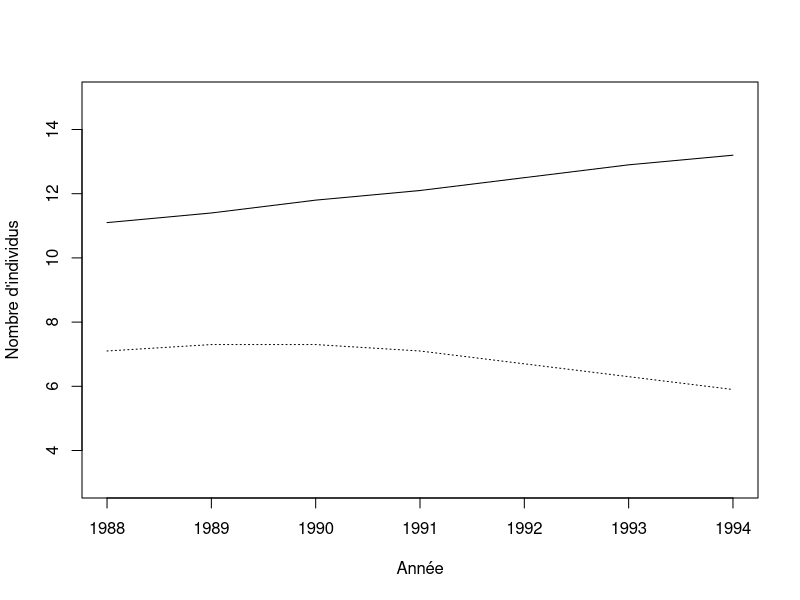
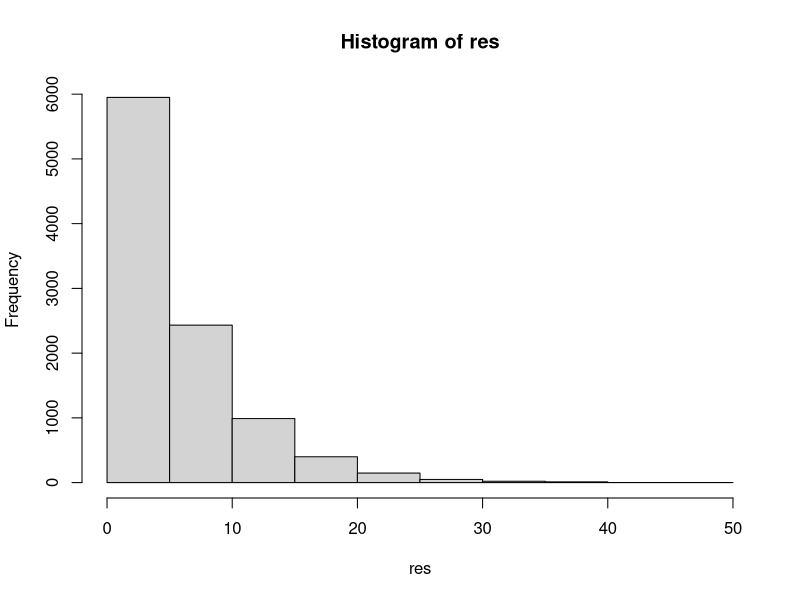
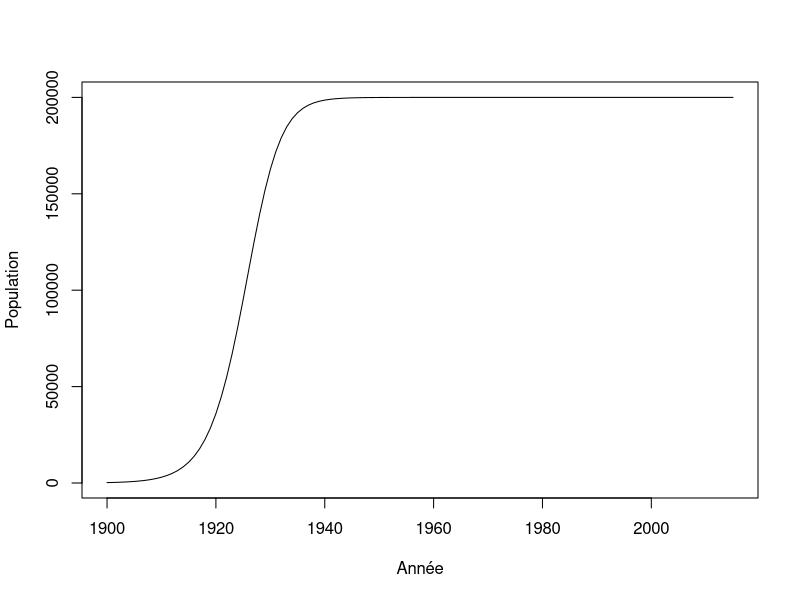
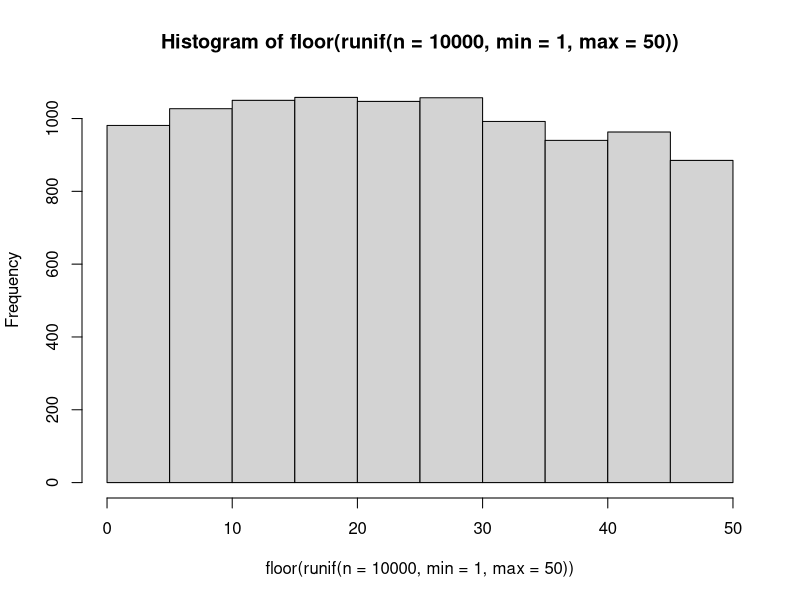
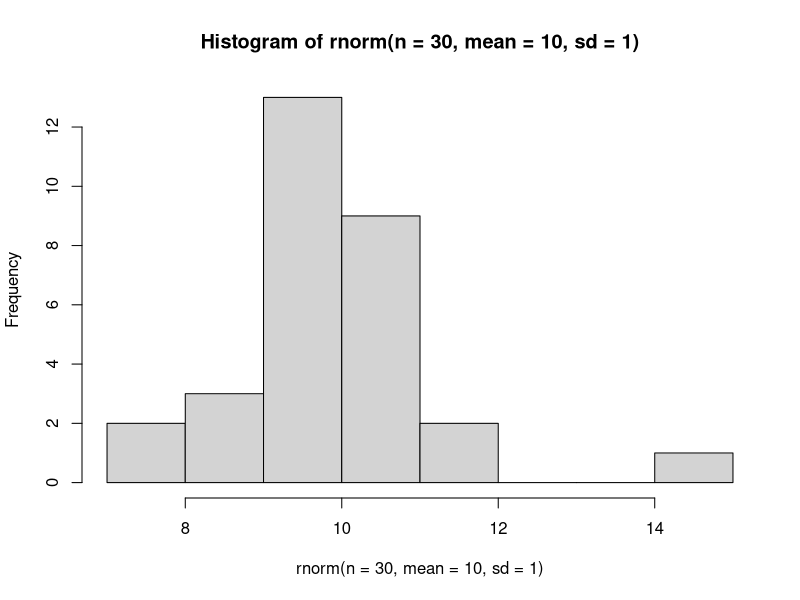
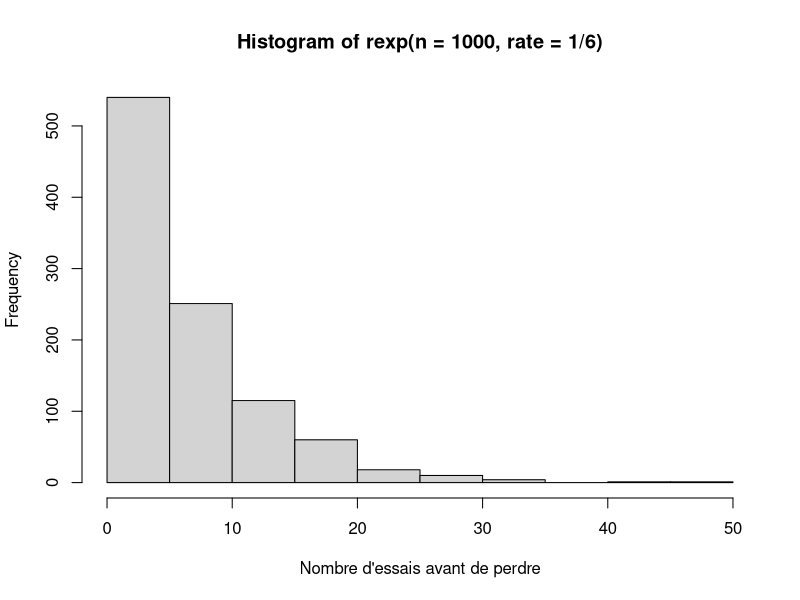
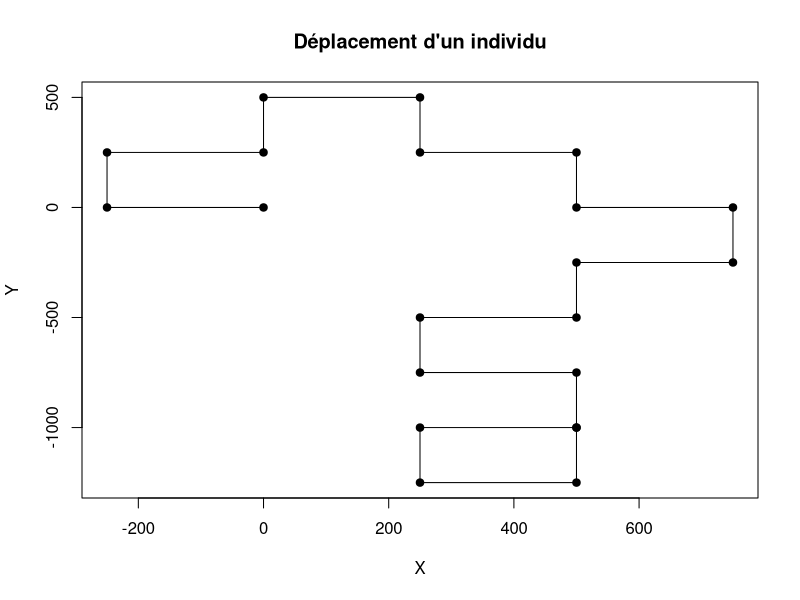
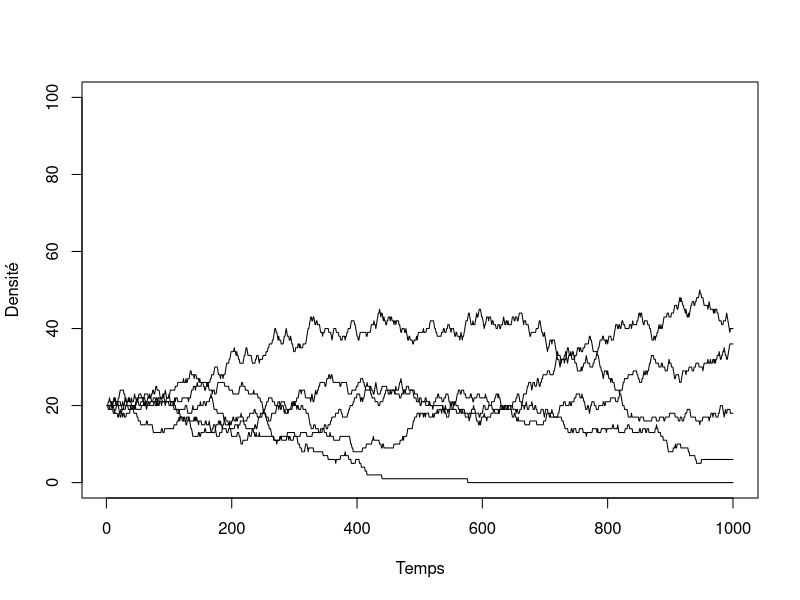

Recreate these plots in R, in order.
## ---- chunk 1
donnees <- matrix(nr = 7, nc = 2)
donnees[,1] <- c(11.1,11.4,11.8,12.1,12.5,12.9,13.2) #Cameroun
donnees[,2] <- c(7.1,7.3,7.3,7.1,6.7,6.3,5.9) #Rwanda
an <- c(1988:1994)
donnees
## ---- chunk 2
plot(an, donnees[,1], type = "l", xlab = "Année", ylab = "Nombre d'individus", ylim=c(3,15), cex=2)
lines(an, donnees[,2], lty = 3)
## ---- chunk 3
lambda <- matrix(nrow = 6, ncol = 2)
lambda[1,1] <- (donnees[2,1] - donnees[1,1]) / donnees[1,1]
## ---- chunk 4
lambda[2,1] <- (donnees[3,1] - donnees[2,1]) / donnees[2,1]
## ---- chunk 5
depart <- 1
fin <- 5
for(etape in depart:fin) {
    print(etape)
}
## ---- chunk 6
for(etape in c("Bonjour", "programmeurs", "en R")) {
    print(etape)
}
## ---- chunk 7
for(etape in 1:5) {
    print(etape*2)
}
## ---- chunk 8
for(C in -50:100) {
    cat("Pour C = ",C," on obtient F = ",1.8*C + 32, '\n')
}
## ---- chunk 9
test <- runif(5, 0,1)
for(etape in 1:5) {
    print(test[etape])
}
## ---- chunk 10
for(etape in 1:8) {
    cat("À l'étape", etape, ", la boucle est complétée à", etape/8*100, "%.", '\n')
}
## ---- chunk 11
n <- 1
for(etape in -2:5) {
    cat("etape = ",etape, " n = ",n, '\n')
    n <- n + 1
}
## ---- chunk 12
n <- 1
for(etape in 1:10) n <- n*etape
n
## ---- chunk 13
ma_matrice <- matrix(nrow = 5, ncol = 3)
n <- 1
for(i in 1:5) {
    for(j in 1:3) {
        ma_matrice[i,j] <- n
        n <- n + 1
    }
}
ma_matrice
## ---- chunk 14
piece <- c("pile","face")
combinaison = "face-face"
while(combinaison != "pile-pile") {
    essai1 <- sample(piece, 1)
    essai2 <- sample(piece, 1)
    combinaison <- paste(essai1, "-" , essai2, sep = "")
    print(combinaison)
}
## ---- chunk 15
de <- c(1:6)
n_test <- 10000
res <- numeric(n_test)
for(i in 1:n_test) {
	n <- 0
	face <- 0
	while(face != 1) {
		face <- sample(de,1)
		n <- n + 1
	}
	res[i] <- n
}
mean(res)
## ---- chunk 16
hist(res)
## ---- chunk 17
r <- 0.3
N <- 220
K <- 200000
step <- 1
while(N < K/2) {
    N <- N + r * N * (1 - N/K)
    step <- step + 1
}
step
## ---- chunk 18
r <- 0.3
K <- 200000
n_steps <- 115
N <- numeric(n_steps+1)
N[1] <- 220

for(i in 2:(n_steps+1)) {
    N[i] <- N[i-1] + r * N[i-1] * (1 - N[i-1]/K)
}
N[25:30]
## ---- chunk 19
plot(c(1900:2015), N, type = "l", xlab = "Année", ylab = "Population")
## ---- chunk 20
X <- runif(n = 10)
res <- numeric(10)
for(i in 1:10) {
    if(X[i] < 0.3) {
        res[i] <- "plus petit"
    }
    else {
        res[i] <- "plus grand"
    }
}
cbind(X,res)
## ---- chunk 21
res2 <- numeric(10)
for(i in 1:10) {
    if(X[i] > 0.2 & X[i] < 0.6) {
        res2[i] <- "oui"
    }
    else {
        res2[i] <- "non"
    }
}
cbind(X,res2)
## ---- chunk 22
res2 <- numeric(10)
res2[X > 0.2 & X < 0.6] <- "oui"
res2[X < 0.2 | X > 0.6] <- "non"
cbind(X,res2)
## ---- chunk 23
tri <- function(x){
	# Calcul de la dimension du vecteur
	taille <- length(x)
	ordre <- "NON"
	# Boucle qui tourne jusqu'à ce que tout soit en ordre
	while(ordre == "NON") {
		ordre <- "OUI"
		# Boucle qui passe tous les éléments en paires
		for(i in 1:(taille-1)) {
			if(x[i+1] < x[i]) {
				# Inversion des deux lettres
				x[c(i,i+1)] <- x[c(i+1,i)]
				# Comme un changement a été fait, l'ordre
				# n'est pas encore garanti
				ordre <- "NON"
			}
		}
	}
	return(x)
}
tri(c("E", "Z", "F", "C", "D"))

## ---- chunk 24
valeurs <- c("2", "3", "4", "5", "6", "7", "8", "9", "10", "valet", "reine", "roi", "as")
couleurs <- rep(c("pique", "trèfle", "carreau", "coeur"),each = 13)
cartes <- paste(valeurs,"-",couleurs)
tirage <- function(n, cartes) {
    sample(x = cartes, size = n, replace = FALSE)
}
tirage(3, cartes)
## ---- chunk 25

scrabble <- read.table(file = "./donnees/lettres.txt", header=TRUE, sep = " ")
res <- sample(scrabble[,1],7)
res

## ---- chunk 26
hist(floor(runif(n = 10000, min = 1, max = 50)))
## ---- chunk 27
hist(rnorm(n = 30, mean = 10, sd = 1))
## ---- chunk 28
rbinom(n = 10, size = 1, prob = 0.5)
## ---- chunk 29
rmultinom(n = 3, size = 1, prob = rep(1/6, 6))
## ---- chunk 30
hist(rexp(n = 1000, rate = 1/6),
xlab = "Nombre d'essais avant de perdre")
## ---- chunk 31
set.seed(1)
p <- 0.55
alea <- runif(n = 1, min = 0, max = 1)
if(alea < p) res = "pile" else res = "face"
res
## ---- chunk 32
set.seed(1)
## ---- chunk 33

X <- runif(n = 10000, min = 0, max = 1)
p <- 0.2
res <- numeric(length = 10000)
res[X<p] <- 1
sum(res)

X <- runif(n = 10000, min = 0, max = 1)
p <- 0.2
res <- numeric(length = 10000)
res[X<p] <- 1
sum(res)

10000*p
## ---- chunk 34
# Fonction qui permet de modifier la direction de marche de la personne
#
# ENTREES:
#   DirectionDepart:    la direction vers laquelle la personne se deplace pour le moment.
#   Probabilite:        un vecteur contenant les probabilites d'aller dans l'une ou l'autre des directions. 
#                       Probabilite = c(ProbabiliteGauche, ProbabiliteDroite)
#
# SORITES:
#   NouvelleDirection:  la direction vers laquelle la personne va se deplacer au prochain carrefour.
#
ChangerDirection = function(DirectionDepart, Probabilite){
  
  # A COMPLETER: Mettre la condition pour tourner a gauche
  if(runif(1,0,1) < Probabilite[1]){ # <-- Manque du code
    # On tourne a gauche
    NouvelleDirection = DirectionDepart - pi/2
  }
  else{
    # On tourne a droite
    NouvelleDirection = DirectionDepart + pi/2
  }
  
  return(NouvelleDirection)
  
}

# Fonction qui permet de calculer les nouvelles coordonnees de la personne suite a un deplacement
#
# ENTREES:
#   PositionCourante:   un vecteur contenant la position de la personne pour le moment.
#                       PositionCourante = c(PositionX, PositionY)
#   Direction:          la direction vers laquelle la personne va se deplacer.
#
# SORITES:
#   NouvellePosition:   un vecteur contenant la position de la personne apres son deplacement.
#                       NouvellePosition = c(NouvellePositionX, NouvellePositionY)
#
Deplacement = function(PositionCourante, Direction){
  
  # A COMPLETER: Calcul des nouvelles coordonnées
  NouvellePositionX = PositionCourante[1] + sin(Direction)*250 # <-- Manque du code
  NouvellePositionY = PositionCourante[2] + cos(Direction)*250 # <-- Manque du code
  
  # On place les nouvelles positions pour chacune des coordonnees dans un vecteur
  NouvellePosition = c(NouvellePositionX, NouvellePositionY)
  
  return(NouvellePosition)
}
## ---- chunk 35
# ChangerDirection = function(DirectionDepart, Probabilite){...}
# Deplacement = function(PositionCourante, Direction){...}

nsteps = 20
xy = matrix(0,nrow = 21, ncol = 2)
xy[1,] = c(0,0)
direction = 0
probabilite = c(0.5,0.5)
set.seed(2)
for(step in 2:(nsteps+1)) {
  
  # Calcul de la nouvelle direction
  direction = ChangerDirection(direction, probabilite)
 
  # Calcul des nouvelles coordonnees
  xy[step,] = Deplacement(xy[step-1,], direction)
}
## ---- chunk 36
plot(xy[,1],xy[,2], type = "l", 
    xlab = "X", ylab = "Y", main = "Déplacement d'un individu")
points(xy[,1],xy[,2],pch = 19)
## ---- chunk 37
etats <- c("A", "B", "C", "D", "E")
p = c(0.1, 0.5, 0.2, 0.05, 0.15)
sum(p)

# On utilise cumsum pour calculer la probabilité cumulative
cump <- cumsum(p)
cump
## ---- chunk 38
alea <- runif(1,0,1)
alea
n_etats <- 5; i = 1; plus_petit = FALSE
while(plus_petit == FALSE) {
    if(alea < cump[i]) {
        decision = etats[i]
        plus_petit = TRUE
    }
    else {
        i = i + 1
    }
}
decision
## ---- chunk 39
tirage <- function(p) {
    etats <- c("A", "B", "C", "D", "E")
    res <- rmultinom(n=1,size=1,prob=p)
    etats[which(res==1)]
}
tirage(p)
## ---- chunk 40
nsteps <- 1000
S <- 5
K <- 100
N <- matrix(nr = nsteps, nc = S)

# Une fonction utile pour faire des tirages
# Elle retourne la position de l'espèce pigée au hasard
tirage  <- function(p) {
    res <- rmultinom(n=1,size=1,prob=p)
    return(which(res==1))
}
## ---- chunk 41
# On démarre la simulation avec 20 individus par espèce
N[1,] =rep(K/S, S)

# La boucle principale
for(step in 2:nsteps) {

    # Calcul de l'abondance relative
    p = N[step-1,] / K

    # On tire l'identité de l'espèce qui meurt
    ID_mort = tirage(p)

    # On applique le changement
    N[step,] = N[step-1,]
    N[step,ID_mort] = N[step,ID_mort] - 1

    # On tire l'identité de la recrue
    ID_recrue = tirage(p)
    N[step,ID_recrue] = N[step,ID_recrue] + 1
}
## ---- chunk 42
# Illustration des résultats
plot(c(1:nsteps), N[,1], type = "l", ylim = c(0,K),
    xlab = "Temps", ylab = "Densité")
for(i in 2:S) lines(c(1:nsteps), N[,i])
## ---- chunk 43
x = runif(1000)
system.time(sort(x))
system.time(tri(x))

## ---- chunk 44
n = 2*10^seq(1,3,0.1)
res = numeric(length(n))
for(i in 1:length(res)) {
	x = runif(n[i])
	res[i] = system.time(tri(x))[3]
}
plot(n,res, type = "l", xlab = "Taille", ylab = "Temps")
## ---- chunk 45
f1 <- function(x) {
	taille <- length(x)
	x2 <- numeric(taille)
	for(i in 1:taille) if(x[i] < 0.5) x2[i] <- 1
}
f2 <- function(x) {
	x2 <- x*0
	x2[x<0.5] <- 1
}
## ---- chunk 46
x = runif(1000000)
system.time(f1(x))
system.time(f2(x))
## ---- chunk 47
f1 <- function(x) {
	res <- numeric(ncol(x))
	for(j in 1:ncol(x)) {
		for(i in 1:nrow(x)){
			res[x] = res[j] + x[i,j]
		}
	}
}
X = matrix(runif(100*100),nr=100,nc=100)
## ---- chunk 48
system.time(rowSums(X))
system.time(apply(X,2,sum))
system.time(f1(X))
## ---- chunk 49

quadrats <- read.table(file = "./donnees/quadrats.txt", header=TRUE, sep = ";")
head(quadrats)

